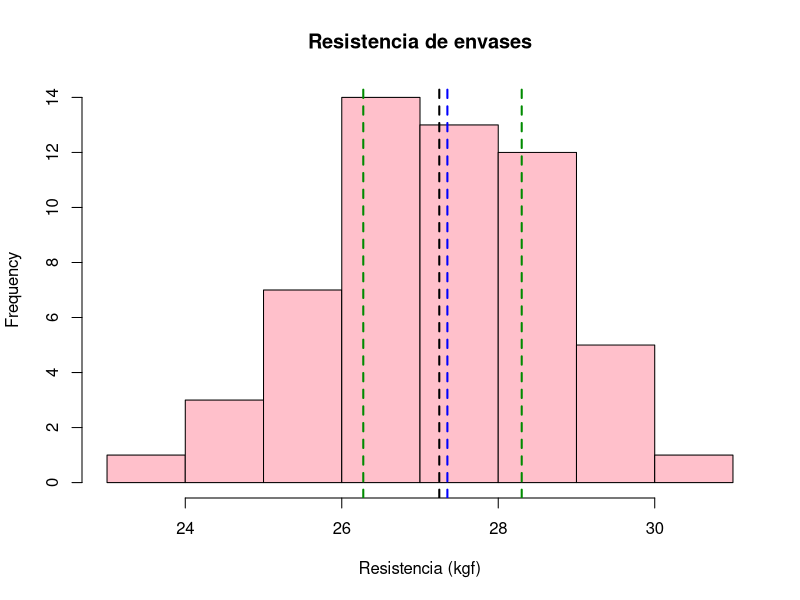
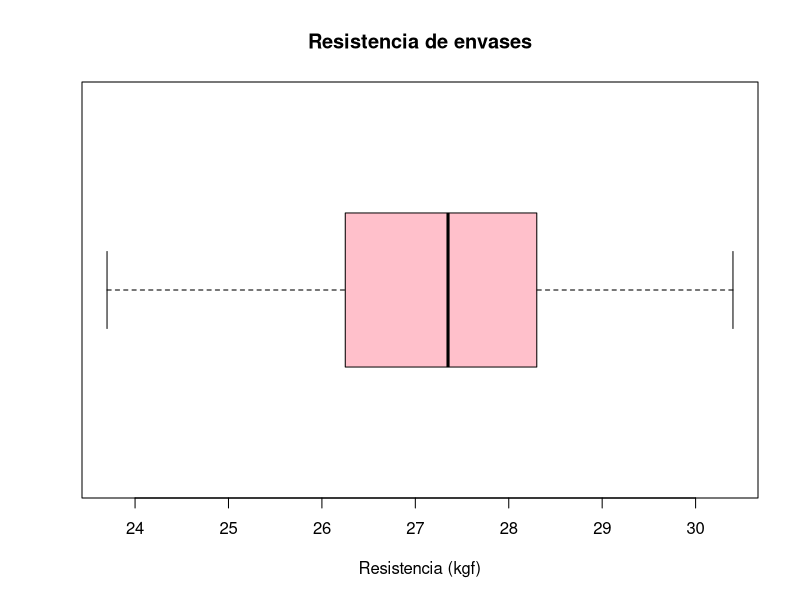

R code for these plots, in order:
## ---- chunk 1
#Podemos calcuar el IC por aproximacion normal y t-student. realicemos ambas:

#Intervalo de Confianza por aproximacion normal

alpha = 0.05
n = 40
x.bar = 18.1
S = 1.7

#margen de error
me.n = qnorm(1 - (alpha / 2)) * S / sqrt(n)

IC.n = c(x.bar - me.n, x.bar + me.n)

print(IC.n)

## ---- chunk 2


#Intervalo de Confianza or aproximacion T-Student

alpha = 0.05
n = 40
x.bar = 18.1
S = 1.7

#margen de error
me.t = qt(1 - (alpha / 2), n - 1) * S / sqrt(n)

IC.t = c(x.bar - me.t, x.bar + me.t)

print(IC.t)

## ---- chunk 3


ME.ast = 0.4
n.ast = ceiling((qnorm(1 - (alpha/2)) * S /ME.ast)^2)

if (n.ast > n){
  cat("Se requieren", n.ast - n, "nuevos individuos para garantizar un margen de error de", ME.ast, "mg")
} else {
  cat ("Con", n, "individuos estamos bien")
}



## ---- chunk 4

#IC del 95% para la desviacion estandar real/poblacional


q1 = qchisq(1- (alpha/2), n - 1)

q2 = qchisq(alpha/2, n - 1)

a = (n - 1) * (S^2) / q1

b = (n - 1) * (S^2) / q2

IC.sigma = sqrt(c(a, b))

print(IC.sigma)

## ---- chunk 5

#Punto medio del IC de la media poblacional

z1 = x.bar - IC.sigma[2]
z2 = x.bar + IC.sigma[2]

print(c(z1, z2))

## ---- chunk 6
X = c(28.3, 26.8, 26.6, 26.5, 28.1, 24.8, 27.4, 26.2, 29.4, 28.6, 24.9, 25.2, 30.4, 27.7, 27.0, 26.1, 28.1, 26.9, 28.0, 27.6, 25.6, 29.5, 27.6, 27.3, 26.2, 27.7, 27.2, 25.9, 26.5, 28.3, 26.5, 29.1, 23.7, 29.7, 26.8, 29.5, 28.4, 26.3, 28.1, 28.7, 27.0, 25.5, 26.9, 27.2, 27.6, 25.5, 28.3, 27.4, 28.8, 25.0, 25.3, 27.7, 25.2, 28.6, 27.9, 28.7)


## ---- chunk 7

#Medidas de centralidad
library(e1071)

media = mean(X)
mediana = median(X)
p25 = quantile(X, 0.25)
p75 = quantile(X, 0.75)
minimo = min(X)
maximo = max(X)

MC = rbind(media, mediana, minimo, p25, p75, maximo)
print(MC)

#Medidas de dispercion

desv.est = sd(X)
rango = maximo - minimo
rango.intercuantil = IQR(X)
MD = rbind(desv.est, rango, rango.intercuantil)
print(MD)

#Medidas de Forma

asimetria = skewness(X)
curtosis = kurtosis(X)
MF = rbind(asimetria, curtosis)
print(MF)
#Graficos

hist(X, main = "Resistencia de envases", xlab = "Resistencia (kgf)", col = "pink")


abline(v= media, lty = 2, lwd = 2)
abline(v= mediana, lty = 2, lwd = 2, col = "blue")
abline(v= p25, lty = 2, lwd = 2, col = "green4")
abline(v= p75, lty = 2, lwd = 2, col = "green4")

boxplot(X, main = "Resistencia de envases", xlab = "Resistencia (kgf)", col = "pink", horizontal = T)



## ---- chunk 8

#Por aproximacion normal

n = length(X)


#margen de error
ME = qnorm(1 - (alpha / 2)) * desv.est / sqrt(n)

IC.n = c(media - ME, media + ME)

print(IC.n)


## ---- chunk 9
q1 = qchisq(1- (alpha/2), n - 1)

q2 = qchisq(alpha/2, n - 1)

a = (n - 1) * (desv.est^2) / q1

b = (n - 1) * (desv.est^2) / q2

IC.sigma = sqrt(c(a, b))

print(IC.sigma)

